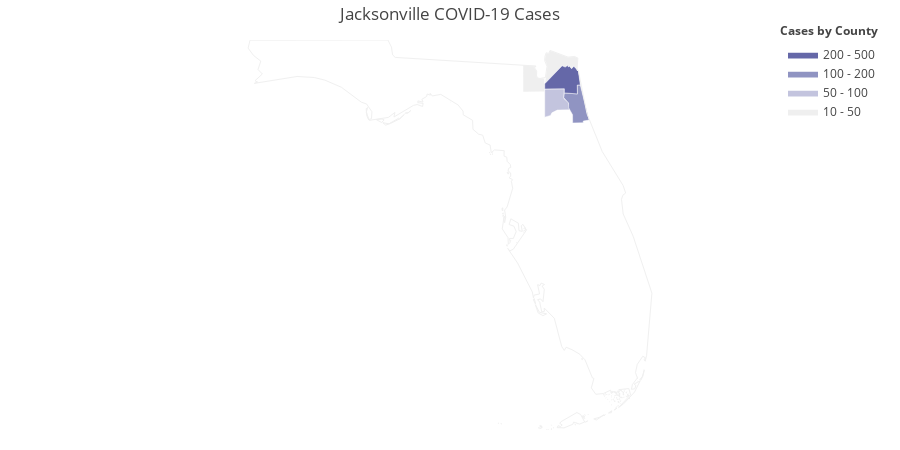

This figure's notebook cell:
### Code cell
df = pd.read_csv("https://raw.githubusercontent.com/plotly/datasets/master/fips-unemp-16.csv",
                   dtype={"fips": str})

colorscale = [
    'rgb(193, 193, 193)',
    'rgb(239,239,239)',
    'rgb(195, 196, 222)',
    'rgb(144,148,194)',
    'rgb(101,104,168)',
    'rgb(65, 53, 132)'
]

fig = ff.create_choropleth(
    fips=fips, values=covid_count, scope=['FL'],
    binning_endpoints=[10, 50, 100, 200, 500], colorscale=colorscale,
    county_outline={'color': 'rgb(255,255,255)', 'width': 0.5}, round_legend_values=True,
    legend_title='Cases by County', title='Jacksonville COVID-19 Cases'
)
fig.layout.template = None
fig.show()

### Figure 1 — Plotly figure (JSON) as saved in the notebook; plotly's stock layout.template omitted (floating-point values rounded to 4 significant figures; data arrays with more than 128 entries replaced by an {"elided": "..."} marker saying what was removed)
{"data": [{"fill": "toself", "fillcolor": "rgb(193, 193, 193)", "hoverinfo": "none", "line": {"color": "rgb(255,255,255)", "width": 0.5}, "mode": "lines", "name": "< 10", "type": "scatter", "x": [], "y": []}, {"fill": "toself", "fillcolor": "rgb(239,239,239)", "hoverinfo": "none", "line": {"color": "rgb(255,255,255)", "width": 0.5}, "mode": "lines", "name": "10 - 50", "type": "scatter", "x": [-82.05, -82.02, -81.97, -81.95, -81.61, -81.49, -81.43, -81.44, -81.51, -81.54, -81.58, -81.61, -81.61, -81.66, -81.72, -82.05, -82.01, -82.05, null, -82.46, -82.21, -82.24, -82.2, -82.19, -82.05, -82.05, -82.46, -82.46, null], "y": [30.68, 30.79, 30.78, 30.83, 30.72, 30.73, 30.7, 30.52, 30.57, 30.52, 30.57, 30.55, 30.59, 30.55, 30.57, 30.27, 30.56, 30.68, null, 30.58, 30.57, 30.54, 30.49, 30.38, 30.36, 30.14, 30.14, 30.58, null]}, {"fill": "toself", "fillcolor": "rgb(195, 196, 222)", "hoverinfo": "none", "line": {"color": "rgb(255,255,255)", "width": 0.5}, "mode": "lines", "name": "50 - 100", "type": "scatter", "x": [-82.05, -81.68, -81.69, -81.61, -81.58, -81.81, -81.91, -81.94, -82.05, -82.05, null], "y": [30.19, 30.19, 30.03, 29.96, 29.84, 29.84, 29.79, 29.75, 29.72, 30.19, null]}, {"fill": "toself", "fillcolor": "rgb(144,148,194)", "hoverinfo": "none", "line": {"color": "rgb(255,255,255)", "width": 0.5}, "mode": "lines", "name": "100 - 200", "type": "scatter", "x": [-81.69, -81.68, -81.43, -81.44, -81.38, -81.21, -81.32, -81.32, -81.52, -81.53, -81.6, -81.6, -81.69, null], "y": [30.04, 30.12, 30.11, 30.25, 30.25, 29.67, 29.65, 29.63, 29.62, 29.76, 29.88, 29.96, 30.04, null]}, {"fill": "toself", "fillcolor": "rgb(101,104,168)", "hoverinfo": "none", "line": {"color": "rgb(255,255,255)", "width": 0.5}, "mode": "lines", "name": "200 - 500", "type": "scatter", "x": [-82.05, -81.72, -81.66, -81.61, -81.61, -81.58, -81.54, -81.5, -81.41, -81.38, -81.44, -81.43, -81.68, -81.68, -82.05, -82.05, null], "y": [30.27, 30.57, 30.55, 30.59, 30.55, 30.57, 30.52, 30.56, 30.49, 30.25, 30.25, 30.11, 30.12, 30.19, 30.19, 30.27, null]}, {"fill": "toself", "fillcolor": "rgb(65, 53, 132)", "hoverinfo": "none", "line": {"color": "rgb(255,255,255)", "width": 0.5}, "mode": "lines", "name": "> 500", "type": "scatter", "x": [], "y": []}, {"hoverinfo": "text", "legendgroup": "centroids", "marker": {"color": "white", "opacity": 0}, "mode": "markers", "name": "US Counties", "selected": {"marker": {"color": "white", "opacity": 1, "size": 3}}, "showlegend": false, "text": ["County: Nassau<br>State: Florida<br>FIPS: 12089<br>Value: 19", "County: St. Johns<br>State: Florida<br>FIPS: 12109<br>Value: 116", "County: Baker<br>State: Florida<br>FIPS: 12003<br>Value: 11", "County: Clay<br>State: Florida<br>FIPS: 12019<br>Value: 69", "County: Duval<br>State: Florida<br>FIPS: 12031<br>Value: 313"], "type": "scatter", "unselected": {"marker": {"opacity": 0}}, "x": [-81.8, -81.44, -82.28, -81.86, -81.67], "y": [30.61, 29.9, 30.33, 29.98, 30.33]}, {"hoverinfo": "text", "legendgroup": "States", "line": {"color": "rgb(240, 240, 240)", "width": 1}, "mode": "lines", "showlegend": false, "type": "scatter", "x": {"elided": "899 float values"}, "y": {"elided": "899 float values"}}], "layout": {"annotations": [{"showarrow": false, "text": "<b>Cases by County</b>", "x": 1, "xanchor": "right", "xref": "paper", "y": 1.05, "yref": "paper"}], "dragmode": "select", "height": 450, "hovermode": "closest", "legend": {"traceorder": "reversed", "x": 1, "xanchor": "right", "y": 1, "yanchor": "top"}, "margin": {"b": 20, "l": 20, "r": 20, "t": 40}, "title": {"text": "Jacksonville COVID-19 Cases"}, "width": 900, "xaxis": {"autorange": false, "fixedrange": true, "range": [-91.93, -75.74], "showgrid": false, "showticklabels": false, "zeroline": false}, "yaxis": {"autorange": false, "fixedrange": true, "range": [24.52, 31.0], "showgrid": false, "showticklabels": false, "zeroline": false}}}
